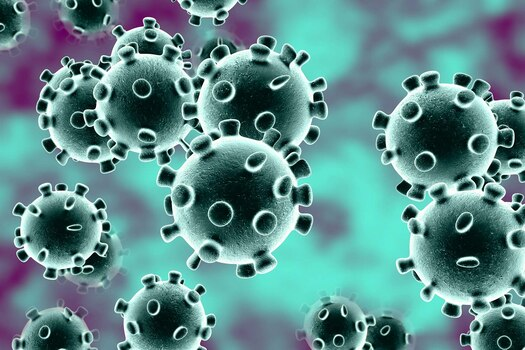
#> input picture Lab 6/Coronavirus.jpg, 525 x 350 px
$ jupyter execute EdgeDetection.ipynb
#> lines starting #> are read from the running program, lines starting #| are printed output that depends on the picture
# Edge Detection

[cell 1]
import cv2 as cv
import numpy as np

img = cv.imread('Coronavirus.jpg', 0)
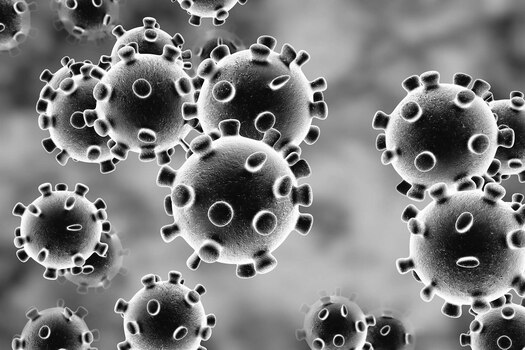
#> img: shape (350, 525); min 0, max 255, mean 125.4
# print(img)
blur_img = cv.GaussianBlur(img, (5, 5), 0)
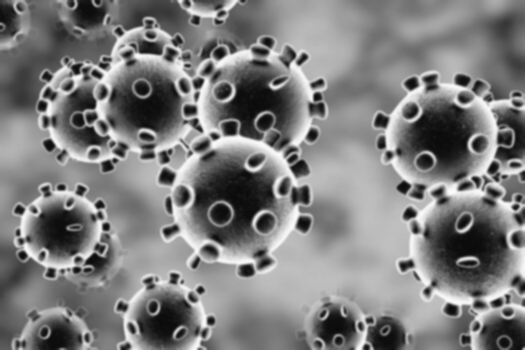
#> blur_img: shape (350, 525); min 10, max 251, mean 125.4
img_f = np.float32(blur_img)

rows, cols = img.shape
#> rows = 350; cols = 525
kernel = np.array([[-1, -1, -1], [-1, 8, -1], [-1, -1, -1]])
# kernel = np.array([[0, -1, 0], [-1, 4, -1], [0, -1, 0]])
final_img = np.zeros_like(img)

for i in range(1, rows - 1):
    for j in range(1, cols - 1):
        final_img[i][j] = abs(sum((img_f[i - 1 : i + 2, j - 1 : j + 2] * kernel).flatten()))
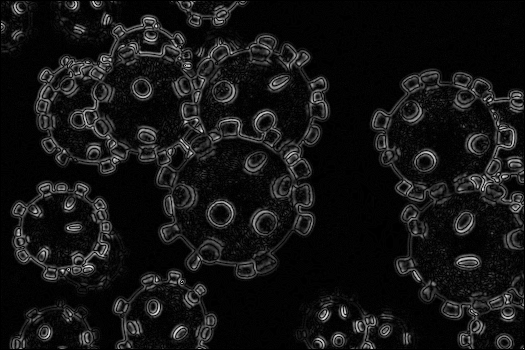
#> final_img: shape (350, 525); min 0, max 237, mean 20
final_img = np.uint8(final_img)
cv.imshow('Original Image', img)
cv.imshow('Edge Detection', final_img)
cv.waitKey(0)
cv.destroyAllWindows()

$ run again, with Lab 6/corona.jpg copied over Lab 6/Coronavirus.jpg
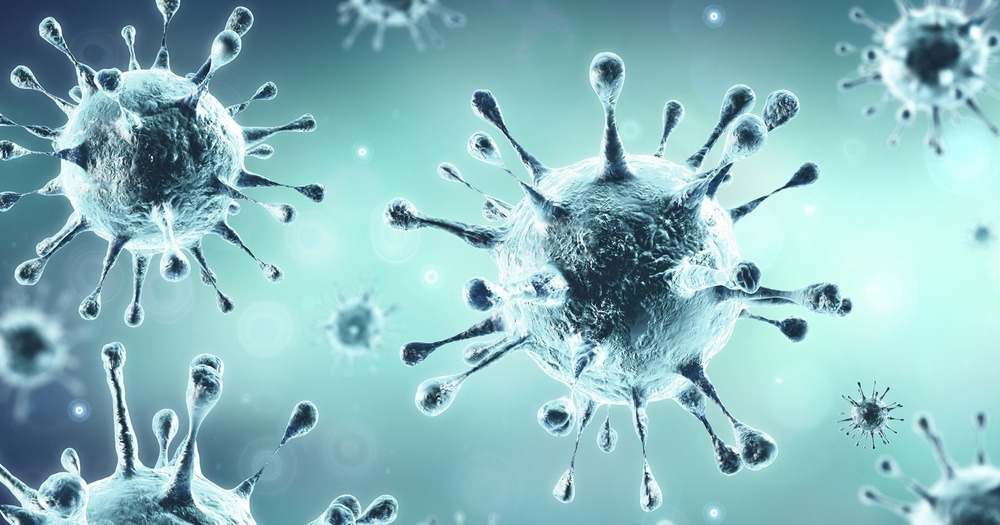
#> input picture Lab 6/corona.jpg, 1000 x 525 px, shrunk from 1920 x 1008 before the run
#> `img = cv.imread('Coronavirus.jpg', 0)`:
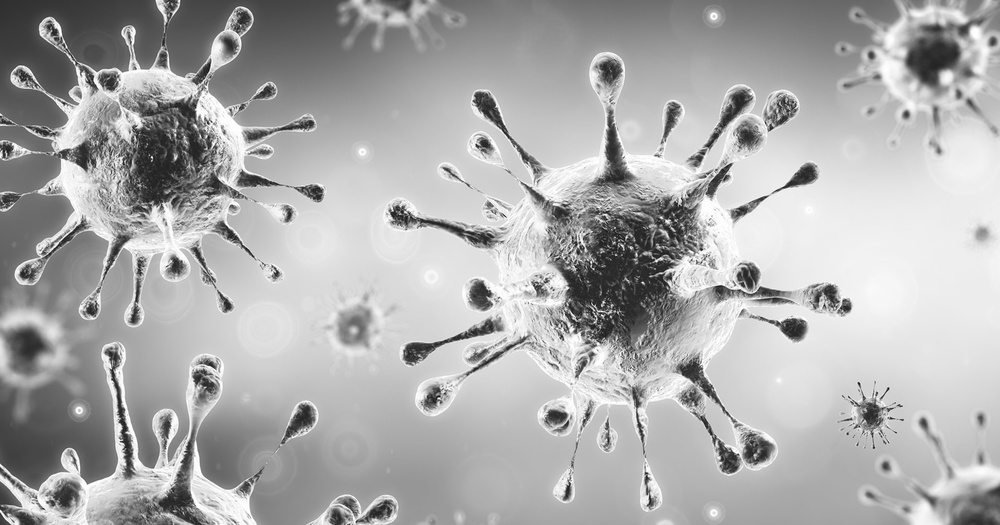
#> img: shape (525, 1000); min 15, max 255, mean 171.7
#> after the loop `for i in range(1, rows - 1):`:
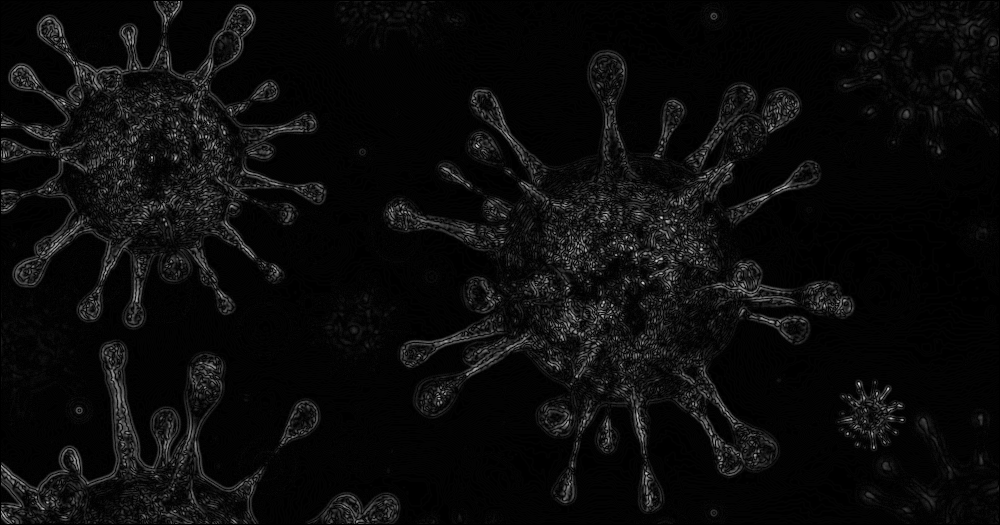
#> final_img: shape (525, 1000); min 0, max 221, mean 11.1

$ run again, with Lab 6/covid.jpg copied over Lab 6/Coronavirus.jpg
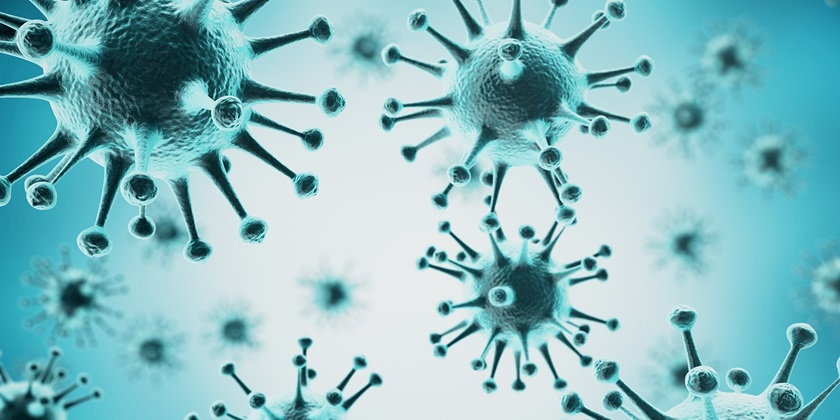
#> input picture Lab 6/covid.jpg, 840 x 420 px
#> `img = cv.imread('Coronavirus.jpg', 0)`:
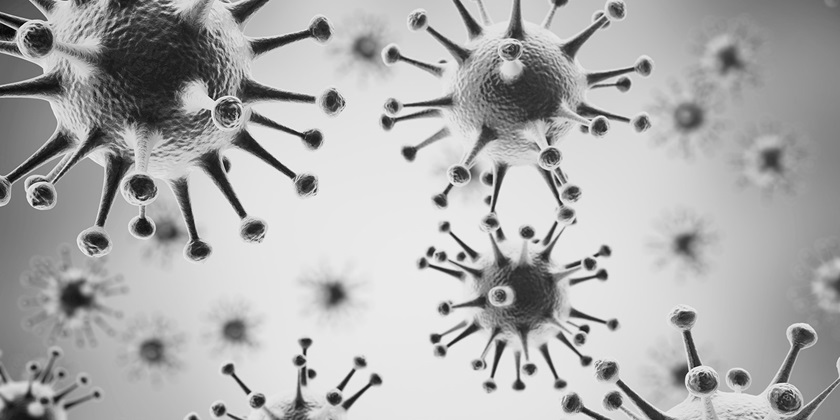
#> img: shape (420, 840); min 3, max 252, mean 172.6
#> after the loop `for i in range(1, rows - 1):`:
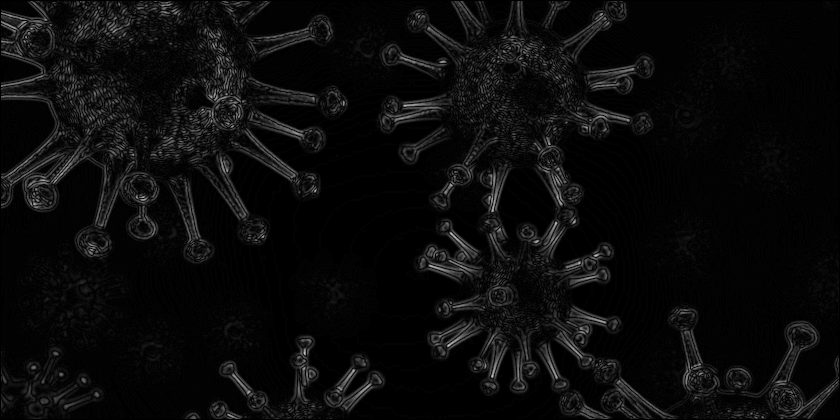
#> final_img: shape (420, 840); min 0, max 204, mean 11.3

$ run again, with Lab 6/rn.jpg copied over Lab 6/Coronavirus.jpg
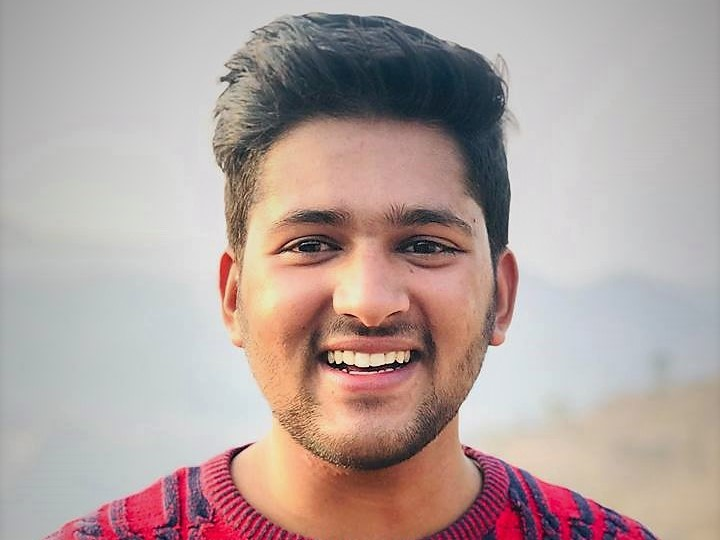
#> input picture Lab 6/rn.jpg, 720 x 540 px
#> `img = cv.imread('Coronavirus.jpg', 0)`:
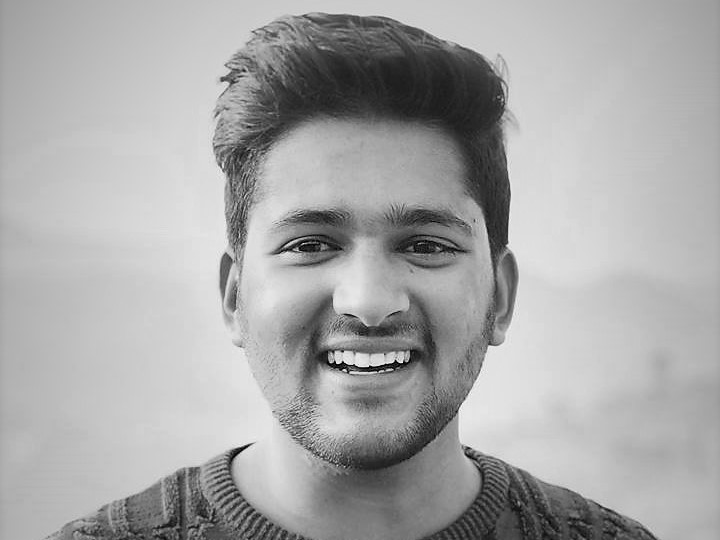
#> img: shape (540, 720); min 0, max 252, mean 167.9
#> after the loop `for i in range(1, rows - 1):`:
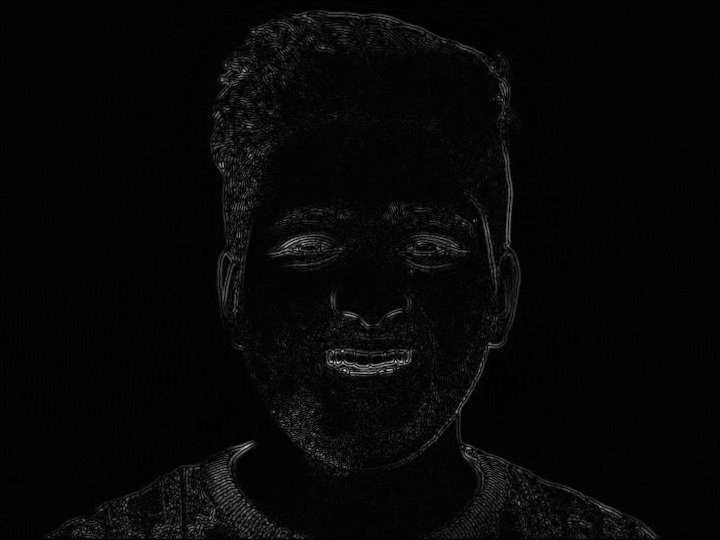
#> final_img: shape (540, 720); min 0, max 226, mean 6
